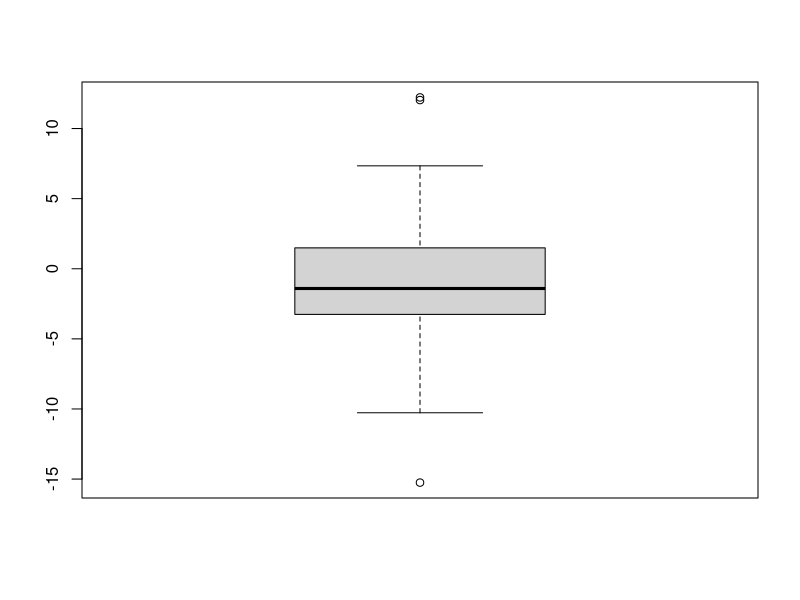
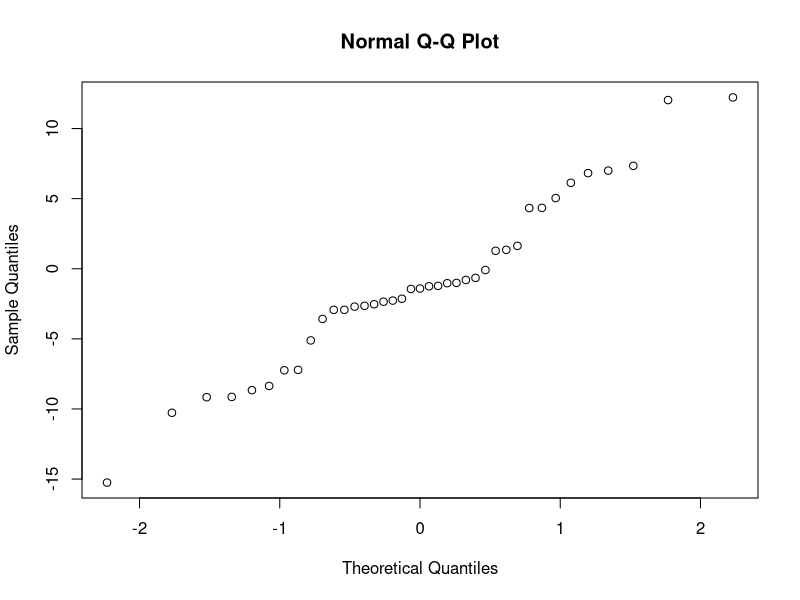

Reproduce these figures in R, in order.
## ---- chunk 1

Stockreturns <- c(-8.36,   1.63,  -2.27, -2.93,  -2.70, 
                           -2.93, -9.14, -2.64, 6.82,   -2.35, 
                           -3.58,   6.13,   7.00, -15.25, -8.66,
                           -1.03, -9.16,  -1.25, -1.22,  -10.27,
                           -5.11, -0.80,  -1.44,  1.28,  -0.65,
                            4.34,   12.22, -7.21, -0.09, 7.34, 
                            5.04,  -7.24,  -2.14, -1.01,  -1.41, 
                            12.03, -2.53,  4.33,  1.35)
Stockreturns

## ---- chunk 2

mean(Stockreturns)

## ---- chunk 3

sd(Stockreturns)

## ---- chunk 4

pnorm(-1.5, mean=-1.124615, sd=5.977673, lower.tail = TRUE)

## ---- chunk 5

pnorm(.70, mean=-1.124615, sd=5.977673, lower.tail = FALSE)

## ---- chunk 6

summary(Stockreturns)

## The 1st Quartile is -3.255. 

## ---- chunk 7

## Checks for outliers 

boxplot(Stockreturns)

## There are a few outliers shown within the boxplot.


## ---- chunk 8

# Check the qq plots for normality
qqnorm(Stockreturns)

## In checking normality, this shows a normal plot with a positive correlation.

## ---- chunk 9

## The average of the S&P 500 stock index for the same period was 0.95%. Does the broker perform worse than average? 

## Null- H0 = .95
## Alternative- Ha < .95
  
## ---- chunk 10

t.test(Stockreturns, mu = .95,  alternative = "less")

## p-value = 0.1237
## confidence interval is between -Inf 0.4891698
## ---- chunk 11

## Now answer the question originally stated.  Does the broker perform worse than average? (Explain or justify in two or three sentences)


## Since the p-value of 0.01827 and is greater than .05 at 95% confidence, we reject the null hypothesis that the average is equal to .95. In addition, Since the number .95 is not in the confidence interval of  -Inf 0.4891698, this supports the claim that we reject the null hypothesis. 

